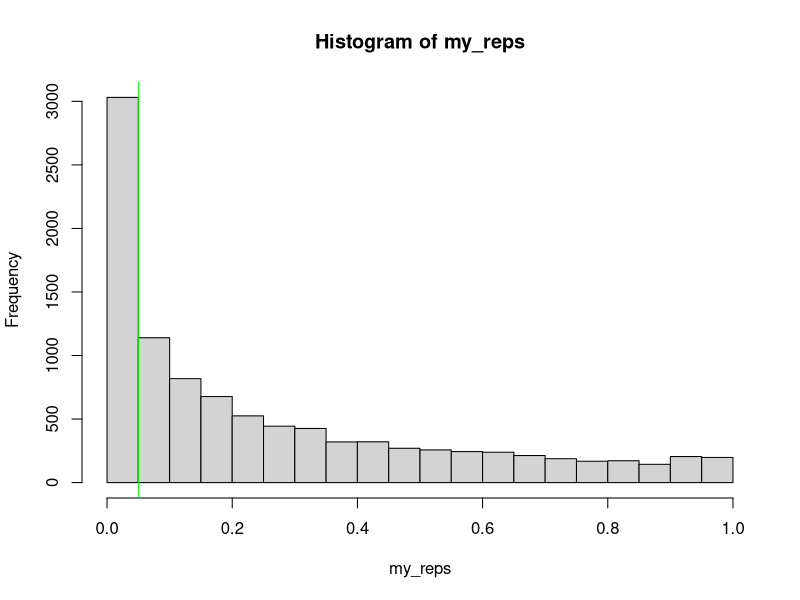

The R source for this figure:
## ---- chunk 1
knitr::opts_chunk$set(
	echo = TRUE,
	message = FALSE,
	warning = FALSE
)
crans <- c("https://cran.csie.ntu.edu.tw/","https://cran.asia/","https://cloud.r-project.org")
if(!require(tidyverse)) {install.packages("tidyverse",repos = crans );library(tidyverse)} 
## ---- chunk 2
sim_norm <- rnorm(100, 0.5, 1)
t.test(sim_norm, mu = 0)
## ---- chunk 3
## 建立虛擬資料
a <- rnorm(100, 0.5, 1)
b <- rnorm(100, 0.7, 1)
## 執行t檢定
t_ind <- t.test(a, b, paired = FALSE)
## The `paired` argument defaults to `FALSE`, but it's good practice to always explicitly set it so you are never confused about what type of test you are performing.
## 列印t檢定結果
t_ind
## ---- chunk 4
names(t_ind)
t_ind$parameter
## ---- chunk 5
sim_t_ind <- function(n, m1, sd1, m2, sd2) {
  # simulate v1
  v1 <- rnorm(n, m1, sd1)
  
  #simulate v2
  v2 <- rnorm(n, m2, sd2)
    
  # compare using an independent samples t-test
  t_ind <- t.test(v1, v2, paired = FALSE)
  
  # return the p-value
  return(t_ind$p.value)
}
## ---- chunk 6
sim_t_ind(100, 0.7, 1, 0.5, 1)
## ---- chunk 7
my_reps <- replicate(1e4, sim_t_ind(100, 0.7, 1, 0.5, 1))

alpha <- 0.05
power <- mean(my_reps < alpha)
power
## ---- chunk 8
hist(my_reps)
abline(v=.05,col="green")
## ---- chunk 9
power.t.test(n = 100, 
             delta = 0.2, 
             sd = 1, 
             sig.level = alpha, 
             type = "two.sample")
